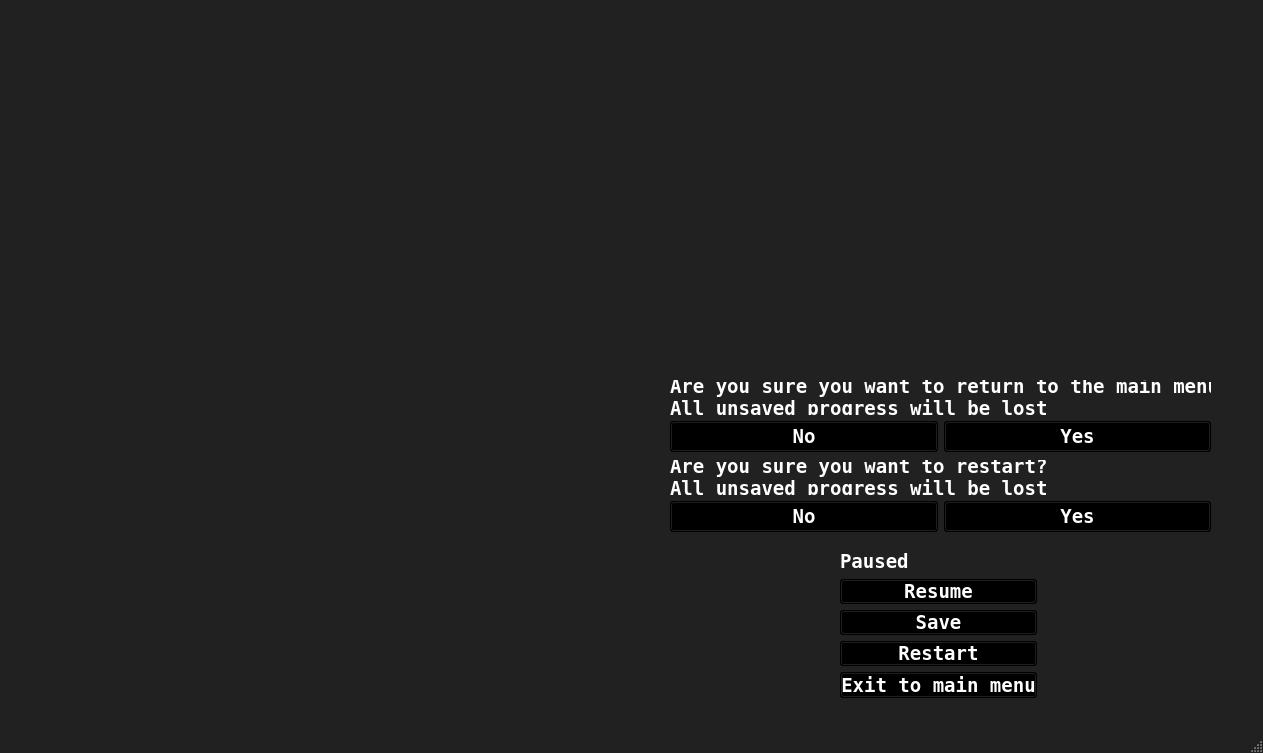
<?xml version="1.0" encoding="UTF-8"?>
<ui version="4.0">
 <class>PauseMenu</class>
 <widget class="QMainWindow" name="PauseMenu">
  <property name="geometry">
   <rect>
    <x>0</x>
    <y>0</y>
    <width>1263</width>
    <height>753</height>
   </rect>
  </property>
  <property name="palette">
   <palette>
    <active>
     <colorrole role="WindowText">
      <brush brushstyle="SolidPattern">
       <color alpha="255">
        <red>255</red>
        <green>255</green>
        <blue>255</blue>
       </color>
      </brush>
     </colorrole>
     <colorrole role="Button">
      <brush brushstyle="SolidPattern">
       <color alpha="255">
        <red>0</red>
        <green>0</green>
        <blue>0</blue>
       </color>
      </brush>
     </colorrole>
     <colorrole role="Light">
      <brush brushstyle="SolidPattern">
       <color alpha="255">
        <red>33</red>
        <green>33</green>
        <blue>33</blue>
       </color>
      </brush>
     </colorrole>
     <colorrole role="Midlight">
      <brush brushstyle="SolidPattern">
       <color alpha="255">
        <red>33</red>
        <green>33</green>
        <blue>33</blue>
       </color>
      </brush>
     </colorrole>
     <colorrole role="Dark">
      <brush brushstyle="SolidPattern">
       <color alpha="255">
        <red>33</red>
        <green>33</green>
        <blue>33</blue>
       </color>
      </brush>
     </colorrole>
     <colorrole role="Mid">
      <brush brushstyle="SolidPattern">
       <color alpha="255">
        <red>33</red>
        <green>33</green>
        <blue>33</blue>
       </color>
      </brush>
     </colorrole>
     <colorrole role="Text">
      <brush brushstyle="SolidPattern">
       <color alpha="255">
        <red>255</red>
        <green>255</green>
        <blue>255</blue>
       </color>
      </brush>
     </colorrole>
     <colorrole role="ButtonText">
      <brush brushstyle="SolidPattern">
       <color alpha="255">
        <red>255</red>
        <green>255</green>
        <blue>255</blue>
       </color>
      </brush>
     </colorrole>
     <colorrole role="Base">
      <brush brushstyle="SolidPattern">
       <color alpha="255">
        <red>33</red>
        <green>33</green>
        <blue>33</blue>
       </color>
      </brush>
     </colorrole>
     <colorrole role="Window">
      <brush brushstyle="SolidPattern">
       <color alpha="255">
        <red>33</red>
        <green>33</green>
        <blue>33</blue>
       </color>
      </brush>
     </colorrole>
     <colorrole role="Shadow">
      <brush brushstyle="SolidPattern">
       <color alpha="255">
        <red>33</red>
        <green>33</green>
        <blue>33</blue>
       </color>
      </brush>
     </colorrole>
     <colorrole role="AlternateBase">
      <brush brushstyle="SolidPattern">
       <color alpha="255">
        <red>33</red>
        <green>33</green>
        <blue>33</blue>
       </color>
      </brush>
     </colorrole>
     <colorrole role="NoRole">
      <brush brushstyle="SolidPattern">
       <color alpha="255">
        <red>33</red>
        <green>33</green>
        <blue>33</blue>
       </color>
      </brush>
     </colorrole>
     <colorrole role="PlaceholderText">
      <brush brushstyle="SolidPattern">
       <color alpha="128">
        <red>255</red>
        <green>255</green>
        <blue>255</blue>
       </color>
      </brush>
     </colorrole>
    </active>
    <inactive>
     <colorrole role="WindowText">
      <brush brushstyle="SolidPattern">
       <color alpha="255">
        <red>255</red>
        <green>255</green>
        <blue>255</blue>
       </color>
      </brush>
     </colorrole>
     <colorrole role="Button">
      <brush brushstyle="SolidPattern">
       <color alpha="255">
        <red>0</red>
        <green>0</green>
        <blue>0</blue>
       </color>
      </brush>
     </colorrole>
     <colorrole role="Light">
      <brush brushstyle="SolidPattern">
       <color alpha="255">
        <red>33</red>
        <green>33</green>
        <blue>33</blue>
       </color>
      </brush>
     </colorrole>
     <colorrole role="Midlight">
      <brush brushstyle="SolidPattern">
       <color alpha="255">
        <red>33</red>
        <green>33</green>
        <blue>33</blue>
       </color>
      </brush>
     </colorrole>
     <colorrole role="Dark">
      <brush brushstyle="SolidPattern">
       <color alpha="255">
        <red>33</red>
        <green>33</green>
        <blue>33</blue>
       </color>
      </brush>
     </colorrole>
     <colorrole role="Mid">
      <brush brushstyle="SolidPattern">
       <color alpha="255">
        <red>33</red>
        <green>33</green>
        <blue>33</blue>
       </color>
      </brush>
     </colorrole>
     <colorrole role="Text">
      <brush brushstyle="SolidPattern">
       <color alpha="255">
        <red>255</red>
        <green>255</green>
        <blue>255</blue>
       </color>
      </brush>
     </colorrole>
     <colorrole role="ButtonText">
      <brush brushstyle="SolidPattern">
       <color alpha="255">
        <red>255</red>
        <green>255</green>
        <blue>255</blue>
       </color>
      </brush>
     </colorrole>
     <colorrole role="Base">
      <brush brushstyle="SolidPattern">
       <color alpha="255">
        <red>33</red>
        <green>33</green>
        <blue>33</blue>
       </color>
      </brush>
     </colorrole>
     <colorrole role="Window">
      <brush brushstyle="SolidPattern">
       <color alpha="255">
        <red>33</red>
        <green>33</green>
        <blue>33</blue>
       </color>
      </brush>
     </colorrole>
     <colorrole role="Shadow">
      <brush brushstyle="SolidPattern">
       <color alpha="255">
        <red>33</red>
        <green>33</green>
        <blue>33</blue>
       </color>
      </brush>
     </colorrole>
     <colorrole role="AlternateBase">
      <brush brushstyle="SolidPattern">
       <color alpha="255">
        <red>33</red>
        <green>33</green>
        <blue>33</blue>
       </color>
      </brush>
     </colorrole>
     <colorrole role="NoRole">
      <brush brushstyle="SolidPattern">
       <color alpha="255">
        <red>33</red>
        <green>33</green>
        <blue>33</blue>
       </color>
      </brush>
     </colorrole>
     <colorrole role="PlaceholderText">
      <brush brushstyle="SolidPattern">
       <color alpha="128">
        <red>255</red>
        <green>255</green>
        <blue>255</blue>
       </color>
      </brush>
     </colorrole>
    </inactive>
    <disabled>
     <colorrole role="WindowText">
      <brush brushstyle="SolidPattern">
       <color alpha="255">
        <red>33</red>
        <green>33</green>
        <blue>33</blue>
       </color>
      </brush>
     </colorrole>
     <colorrole role="Button">
      <brush brushstyle="SolidPattern">
       <color alpha="255">
        <red>0</red>
        <green>0</green>
        <blue>0</blue>
       </color>
      </brush>
     </colorrole>
     <colorrole role="Light">
      <brush brushstyle="SolidPattern">
       <color alpha="255">
        <red>33</red>
        <green>33</green>
        <blue>33</blue>
       </color>
      </brush>
     </colorrole>
     <colorrole role="Midlight">
      <brush brushstyle="SolidPattern">
       <color alpha="255">
        <red>33</red>
        <green>33</green>
        <blue>33</blue>
       </color>
      </brush>
     </colorrole>
     <colorrole role="Dark">
      <brush brushstyle="SolidPattern">
       <color alpha="255">
        <red>33</red>
        <green>33</green>
        <blue>33</blue>
       </color>
      </brush>
     </colorrole>
     <colorrole role="Mid">
      <brush brushstyle="SolidPattern">
       <color alpha="255">
        <red>33</red>
        <green>33</green>
        <blue>33</blue>
       </color>
      </brush>
     </colorrole>
     <colorrole role="Text">
      <brush brushstyle="SolidPattern">
       <color alpha="255">
        <red>33</red>
        <green>33</green>
        <blue>33</blue>
       </color>
      </brush>
     </colorrole>
     <colorrole role="ButtonText">
      <brush brushstyle="SolidPattern">
       <color alpha="255">
        <red>33</red>
        <green>33</green>
        <blue>33</blue>
       </color>
      </brush>
     </colorrole>
     <colorrole role="Base">
      <brush brushstyle="SolidPattern">
       <color alpha="255">
        <red>33</red>
        <green>33</green>
        <blue>33</blue>
       </color>
      </brush>
     </colorrole>
     <colorrole role="Window">
      <brush brushstyle="SolidPattern">
       <color alpha="255">
        <red>33</red>
        <green>33</green>
        <blue>33</blue>
       </color>
      </brush>
     </colorrole>
     <colorrole role="Shadow">
      <brush brushstyle="SolidPattern">
       <color alpha="255">
        <red>33</red>
        <green>33</green>
        <blue>33</blue>
       </color>
      </brush>
     </colorrole>
     <colorrole role="AlternateBase">
      <brush brushstyle="SolidPattern">
       <color alpha="255">
        <red>33</red>
        <green>33</green>
        <blue>33</blue>
       </color>
      </brush>
     </colorrole>
     <colorrole role="NoRole">
      <brush brushstyle="SolidPattern">
       <color alpha="255">
        <red>33</red>
        <green>33</green>
        <blue>33</blue>
       </color>
      </brush>
     </colorrole>
     <colorrole role="PlaceholderText">
      <brush brushstyle="SolidPattern">
       <color alpha="128">
        <red>218</red>
        <green>218</green>
        <blue>218</blue>
       </color>
      </brush>
     </colorrole>
    </disabled>
   </palette>
  </property>
  <property name="windowTitle">
   <string>Pause</string>
  </property>
  <property name="windowIcon">
   <iconset resource="sprites.qrc">
    <normaloff>:/Assets/Sprites/icon.png</normaloff>:/Assets/Sprites/icon.png</iconset>
  </property>
  <widget class="QWidget" name="centralwidget">
   <widget class="QWidget" name="layoutWidget">
    <property name="geometry">
     <rect>
      <x>840</x>
      <y>550</y>
      <width>197</width>
      <height>148</height>
     </rect>
    </property>
    <layout class="QVBoxLayout" name="mainScreen">
     <item>
      <widget class="QLabel" name="pausedLabel">
       <property name="font">
        <font>
         <family>Terminal</family>
         <pointsize>14</pointsize>
         <weight>75</weight>
         <bold>true</bold>
        </font>
       </property>
       <property name="text">
        <string>Paused</string>
       </property>
      </widget>
     </item>
     <item>
      <widget class="QPushButton" name="resumeButton">
       <property name="font">
        <font>
         <family>Terminal</family>
         <pointsize>14</pointsize>
         <weight>75</weight>
         <bold>true</bold>
        </font>
       </property>
       <property name="styleSheet">
        <string notr="true">background-color: rgb(0, 0, 0);
color: rgb(255, 255, 255);</string>
       </property>
       <property name="text">
        <string>Resume</string>
       </property>
      </widget>
     </item>
     <item>
      <widget class="QPushButton" name="saveButton">
       <property name="font">
        <font>
         <family>Terminal</family>
         <pointsize>14</pointsize>
         <weight>75</weight>
         <bold>true</bold>
        </font>
       </property>
       <property name="styleSheet">
        <string notr="true">background-color: rgb(0, 0, 0);
color: rgb(255, 255, 255);</string>
       </property>
       <property name="text">
        <string>Save</string>
       </property>
      </widget>
     </item>
     <item>
      <widget class="QPushButton" name="restartButton">
       <property name="font">
        <font>
         <family>Terminal</family>
         <pointsize>14</pointsize>
         <weight>75</weight>
         <bold>true</bold>
        </font>
       </property>
       <property name="styleSheet">
        <string notr="true">background-color: rgb(0, 0, 0);
color: rgb(255, 255, 255);</string>
       </property>
       <property name="text">
        <string>Restart</string>
       </property>
      </widget>
     </item>
     <item>
      <widget class="QPushButton" name="exitButton">
       <property name="font">
        <font>
         <family>Terminal</family>
         <pointsize>14</pointsize>
         <weight>75</weight>
         <bold>true</bold>
        </font>
       </property>
       <property name="styleSheet">
        <string notr="true">background-color: rgb(0, 0, 0);
color: rgb(255, 255, 255);</string>
       </property>
       <property name="text">
        <string>Exit to main menu</string>
       </property>
      </widget>
     </item>
    </layout>
   </widget>
   <widget class="QWidget" name="layoutWidget">
    <property name="geometry">
     <rect>
      <x>670</x>
      <y>460</y>
      <width>541</width>
      <height>72</height>
     </rect>
    </property>
    <layout class="QVBoxLayout" name="resetScreen">
     <item>
      <widget class="QLabel" name="resLabel">
       <property name="font">
        <font>
         <family>Terminal</family>
         <pointsize>14</pointsize>
         <weight>75</weight>
         <bold>true</bold>
        </font>
       </property>
       <property name="text">
        <string>Are you sure you want to restart?
All unsaved progress will be lost</string>
       </property>
      </widget>
     </item>
     <item>
      <layout class="QHBoxLayout" name="horizontalLayout">
       <item>
        <widget class="QPushButton" name="noButton_res">
         <property name="font">
          <font>
           <family>Terminal</family>
           <pointsize>14</pointsize>
           <weight>75</weight>
           <bold>true</bold>
          </font>
         </property>
         <property name="styleSheet">
          <string notr="true">background-color: rgb(0, 0, 0);
color: rgb(255, 255, 255);</string>
         </property>
         <property name="text">
          <string>No</string>
         </property>
        </widget>
       </item>
       <item>
        <widget class="QPushButton" name="yesButton_res">
         <property name="font">
          <font>
           <family>Terminal</family>
           <pointsize>14</pointsize>
           <weight>75</weight>
           <bold>true</bold>
          </font>
         </property>
         <property name="styleSheet">
          <string notr="true">background-color: rgb(0, 0, 0);
color: rgb(255, 255, 255);</string>
         </property>
         <property name="text">
          <string>Yes</string>
         </property>
        </widget>
       </item>
      </layout>
     </item>
    </layout>
   </widget>
   <widget class="QWidget" name="layoutWidget">
    <property name="geometry">
     <rect>
      <x>670</x>
      <y>380</y>
      <width>541</width>
      <height>72</height>
     </rect>
    </property>
    <layout class="QVBoxLayout" name="menuScreen">
     <item>
      <widget class="QLabel" name="menLabel">
       <property name="font">
        <font>
         <family>Terminal</family>
         <pointsize>14</pointsize>
         <weight>75</weight>
         <bold>true</bold>
        </font>
       </property>
       <property name="text">
        <string>Are you sure you want to return to the main menu?
All unsaved progress will be lost</string>
       </property>
      </widget>
     </item>
     <item>
      <layout class="QHBoxLayout" name="horizontalLayout_2">
       <item>
        <widget class="QPushButton" name="noButton_men">
         <property name="font">
          <font>
           <family>Terminal</family>
           <pointsize>14</pointsize>
           <weight>75</weight>
           <bold>true</bold>
          </font>
         </property>
         <property name="styleSheet">
          <string notr="true">background-color: rgb(0, 0, 0);
color: rgb(255, 255, 255);</string>
         </property>
         <property name="text">
          <string>No</string>
         </property>
        </widget>
       </item>
       <item>
        <widget class="QPushButton" name="yesButton_men">
         <property name="font">
          <font>
           <family>Terminal</family>
           <pointsize>14</pointsize>
           <weight>75</weight>
           <bold>true</bold>
          </font>
         </property>
         <property name="styleSheet">
          <string notr="true">background-color: rgb(0, 0, 0);
color: rgb(255, 255, 255);</string>
         </property>
         <property name="text">
          <string>Yes</string>
         </property>
        </widget>
       </item>
      </layout>
     </item>
    </layout>
   </widget>
  </widget>
  <widget class="QMenuBar" name="menubar">
   <property name="geometry">
    <rect>
     <x>0</x>
     <y>0</y>
     <width>1263</width>
     <height>20</height>
    </rect>
   </property>
  </widget>
  <widget class="QStatusBar" name="statusbar"/>
 </widget>
 <resources>
  <include location="sprites.qrc"/>
 </resources>
 <connections/>
</ui>
